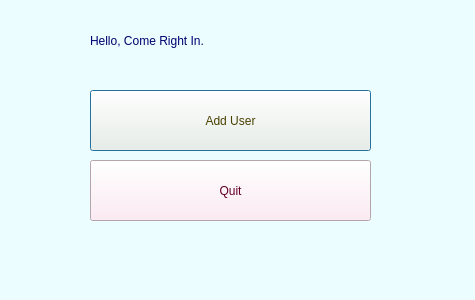
<?xml version="1.0" encoding="UTF-8"?>
<ui version="4.0">
 <class>Menu</class>
 <widget class="QDialog" name="Menu">
  <property name="geometry">
   <rect>
    <x>0</x>
    <y>0</y>
    <width>475</width>
    <height>300</height>
   </rect>
  </property>
  <property name="windowTitle">
   <string>Menu</string>
  </property>
  <property name="styleSheet">
   <string notr="true">background-color: rgb(236, 253, 255);</string>
  </property>
  <widget class="QLabel" name="label">
   <property name="geometry">
    <rect>
     <x>90</x>
     <y>20</y>
     <width>301</width>
     <height>41</height>
    </rect>
   </property>
   <property name="styleSheet">
    <string notr="true">font: 57 30pt &quot;Avenir&quot;;
color: rgb(2, 0, 111);</string>
   </property>
   <property name="text">
    <string>Hello, Come Right In.</string>
   </property>
  </widget>
  <widget class="QPushButton" name="pushButton">
   <property name="geometry">
    <rect>
     <x>90</x>
     <y>90</y>
     <width>281</width>
     <height>61</height>
    </rect>
   </property>
   <property name="styleSheet">
    <string notr="true">font: 18pt &quot;Palatino&quot;;
background-color: rgb(255, 251, 230);
color: rgb(73, 65, 0);</string>
   </property>
   <property name="text">
    <string>Add User</string>
   </property>
  </widget>
  <widget class="QPushButton" name="pushButton_2">
   <property name="geometry">
    <rect>
     <x>90</x>
     <y>160</y>
     <width>281</width>
     <height>61</height>
    </rect>
   </property>
   <property name="styleSheet">
    <string notr="true">font: 18pt &quot;Palatino&quot;;
background-color: rgb(255, 230, 241);
color: rgb(99, 0, 40);</string>
   </property>
   <property name="text">
    <string>Quit</string>
   </property>
  </widget>
 </widget>
 <resources/>
 <connections/>
</ui>
